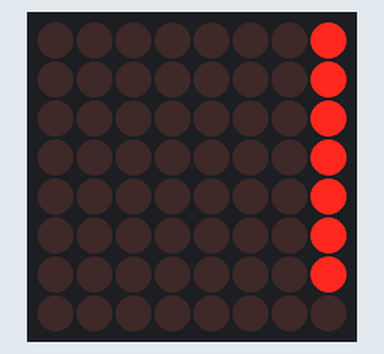
A sketch run on a simulated Arduino Uno, built with avr-gcc and run on an emulated ATmega328P. Parts: 8×8 LED matrix.

Above: at 0.15 s.
At 0.85 s:
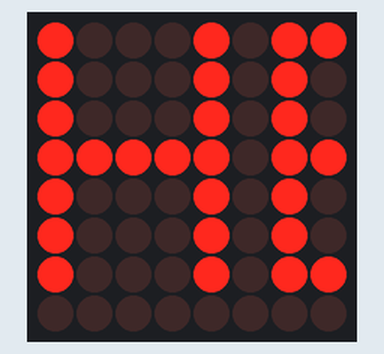
At 1.55 s:
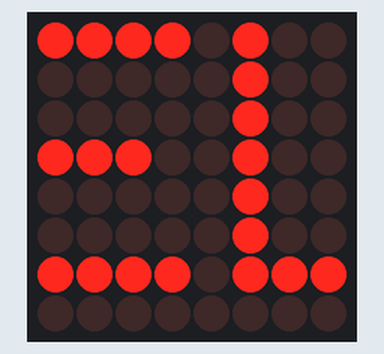
At 2.25 s:
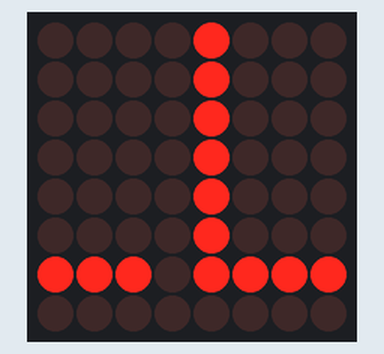
At 3.0 s:
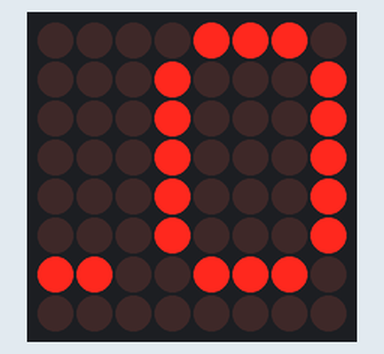
At 5.05 s:
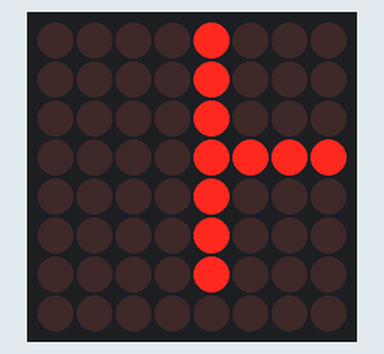

Measured:
- by itself, everything shown: repeats every 4.6 s, in 37 steps
- what the display in image 4 shows lasts 1.0 s, from 2.9 s to 3.9 s

The sketch:

LED_matrix_Text.ino
```cpp
#include <MD_Parola.h>
#include <MD_MAX72XX.h>
#include <SPI.h>

#define HARDWARE_TYPE MD_MAX72XX::FC16_HW
#define MAX_DEVICES 1  // Number of 8x8 matrices
#define CS_PIN 10  // Pin connected to CS of MAX7219

MD_Parola P = MD_Parola(HARDWARE_TYPE, CS_PIN, MAX_DEVICES);

void setup() {
  P.begin();  // Initialize the display
  P.setIntensity(8);  // Set brightness (0-15)
  P.displayText("HELLO", PA_CENTER, 100, 1000, PA_SCROLL_LEFT, PA_SCROLL_LEFT);
}

void loop() {
  if (P.displayAnimate()) {
    P.displayReset();  // Scroll the text again
  }
}
```
